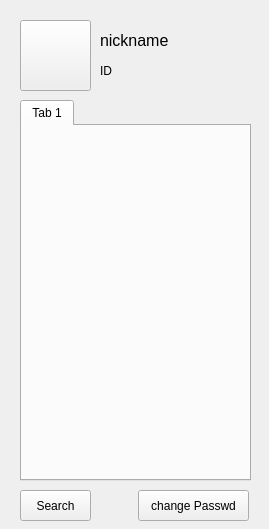
<?xml version="1.0" encoding="UTF-8"?>
<ui version="4.0">
 <class>MainWidget</class>
 <widget class="QWidget" name="MainWidget">
  <property name="geometry">
   <rect>
    <x>0</x>
    <y>0</y>
    <width>269</width>
    <height>529</height>
   </rect>
  </property>
  <property name="windowTitle">
   <string>Form</string>
  </property>
  <widget class="QLabel" name="NickNameLabel">
   <property name="geometry">
    <rect>
     <x>100</x>
     <y>30</y>
     <width>161</width>
     <height>21</height>
    </rect>
   </property>
   <property name="font">
    <font>
     <pointsize>12</pointsize>
     <weight>75</weight>
     <bold>true</bold>
    </font>
   </property>
   <property name="text">
    <string>&lt;html&gt;&lt;head/&gt;&lt;body&gt;&lt;p&gt;&lt;span style=&quot; font-weight:400;&quot;&gt;nickname&lt;/span&gt;&lt;/p&gt;&lt;/body&gt;&lt;/html&gt;</string>
   </property>
  </widget>
  <widget class="QPushButton" name="AddFriendButton">
   <property name="geometry">
    <rect>
     <x>20</x>
     <y>490</y>
     <width>71</width>
     <height>31</height>
    </rect>
   </property>
   <property name="text">
    <string>Search</string>
   </property>
  </widget>
  <widget class="QTabWidget" name="FriendListTabWidget">
   <property name="geometry">
    <rect>
     <x>20</x>
     <y>100</y>
     <width>231</width>
     <height>381</height>
    </rect>
   </property>
   <property name="tabShape">
    <enum>QTabWidget::Rounded</enum>
   </property>
   <property name="currentIndex">
    <number>0</number>
   </property>
   <widget class="QWidget" name="tab">
    <attribute name="title">
     <string>Tab 1</string>
    </attribute>
   </widget>
  </widget>
  <widget class="QPushButton" name="HeadPushButton">
   <property name="geometry">
    <rect>
     <x>20</x>
     <y>20</y>
     <width>71</width>
     <height>71</height>
    </rect>
   </property>
   <property name="text">
    <string/>
   </property>
   <property name="iconSize">
    <size>
     <width>70</width>
     <height>70</height>
    </size>
   </property>
  </widget>
  <widget class="QLabel" name="IDlabel">
   <property name="geometry">
    <rect>
     <x>100</x>
     <y>60</y>
     <width>131</width>
     <height>21</height>
    </rect>
   </property>
   <property name="text">
    <string>ID</string>
   </property>
  </widget>
  <widget class="QPushButton" name="ChangePasswdButton">
   <property name="geometry">
    <rect>
     <x>138</x>
     <y>490</y>
     <width>111</width>
     <height>31</height>
    </rect>
   </property>
   <property name="text">
    <string>change Passwd</string>
   </property>
  </widget>
 </widget>
 <resources/>
 <connections/>
</ui>
